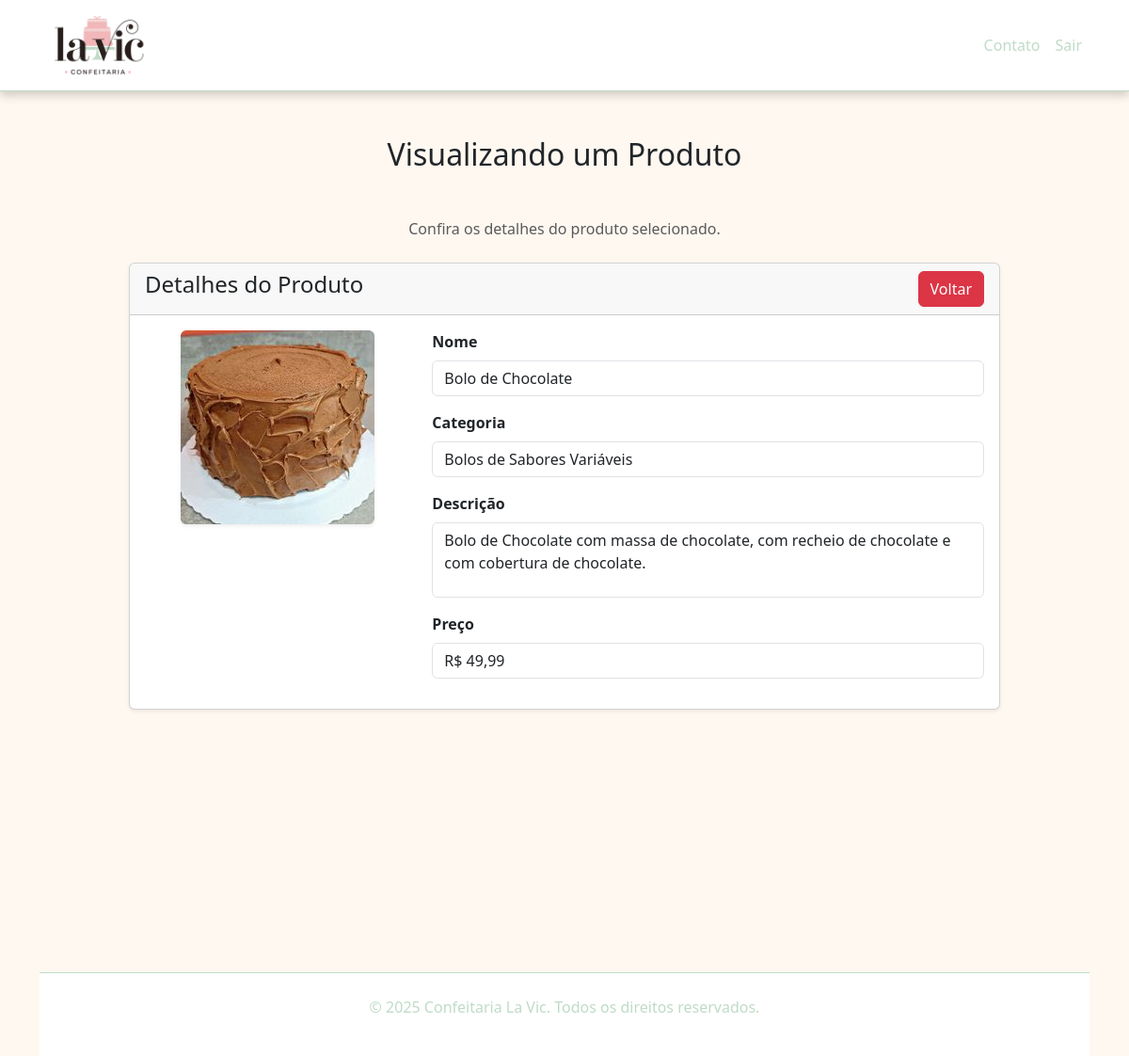
Page /produto-view.php?id=1 (signed in) on the committed database.
### tables this page shows
CREATE TABLE `produtos` (
  `id` int(11) NOT NULL,
  `nome` varchar(100) NOT NULL,
  `categoria` varchar(255) DEFAULT NULL,
  `descricao` text DEFAULT NULL,
  `preco` decimal(10,2) NOT NULL,
  `imagem` varchar(255) DEFAULT NULL
);

### produto-view.php (the view, shortened to what this page needs)
<?php
require('conexao.php');
?>
<!DOCTYPE html>
<html lang="pt-br">
<head>
  <link href="https://cdn.jsdelivr.net/npm/bootstrap@5.3.0/dist/css/bootstrap.min.css" rel="stylesheet">
  <link rel="stylesheet" href="assets/css/style.css">
</head>
<body>
  <nav class="navbar navbar-expand-lg custom-navbar">
    <div class="container">
      <a class="navbar-brand" href="index.html">
        <img src="assets/img/logo.png" alt="Confeitaria La Vic" height="70">
      </a>
      <div class="collapse navbar-collapse" id="navbarNav">
        <ul class="navbar-nav ms-auto">
          <li class="nav-item"><a class="nav-link" href="contato-user.html">Contato</a></li>
          <li class="nav-item"><a class="nav-link" href="logout.php">Sair</a></li>
        </ul>
      </div>
    </div>
  </nav>
  <div class="container mt-5">
    <h2 class="text-center mb-5">Visualizando um Produto</h2>
    <div class="text-center mb-4">
      <p class="text-muted">Confira os detalhes do produto selecionado.</p>
    </div>
    <div class="row justify-content-center">
      <div class="col-md-10">
        <div class="card shadow-sm">
          <div class="card-header">
            <h4>Detalhes do Produto
              <a href="produtos.php" class="btn btn-danger float-end">Voltar</a>
            </h4>
          </div>
          <div class="card-body">
            <?php
            if (isset($_GET['id'])) {
              $produto_id = mysqli_real_escape_string($conexao, $_GET['id']);
              $sql = "SELECT * FROM produtos WHERE id='$produto_id'";
              $query = mysqli_query($conexao, $sql);
              if (mysqli_num_rows($query) > 0) {
                $produto = mysqli_fetch_array($query);
            ?>
              <div class="row">
                <div class="col-md-4 text-center mb-3">
                  <?php if (!empty($produto['imagem'])): ?>
                    <img src="<?= htmlspecialchars($produto['imagem']); ?>"
                         alt="<?= htmlspecialchars($produto['nome']); ?>"
                         class="img-fluid rounded shadow-sm"
                         style="max-height: 250px;">
                  <?php else: ?>
                    <div class="border p-5 bg-light text-muted rounded">Sem imagem disponível</div>
                  <?php endif; ?>
                </div>
                <div class="col-md-8">
                  <div class="mb-3">
                    <label class="form-label fw-bold">Nome</label>
                    <p class="form-control"><?= htmlspecialchars($produto['nome']); ?></p>
                  </div>
                  <div class="mb-3">
                    <label class="form-label fw-bold">Categoria</label>
                    <p class="form-control"><?= htmlspecialchars($produto['categoria']); ?></p>
                  </div>
                  <div class="mb-3">
                    <label class="form-label fw-bold">Descrição</label>
                    <p class="form-control" style="height:auto; min-height:80px;"><?= nl2br(htmlspecialchars($produto['descricao'])); ?></p>
                  </div>
                  <div class="mb-3">
                    <label class="form-label fw-bold">Preço</label>
                    <p class="form-control">R$ <?= number_format($produto['preco'], 2, ',', '.'); ?></p>
                  </div>
              </div>
            <?php
              } else {
                echo "<h5>Produto não encontrado.</h5>";
              }
            } else {
              echo "<h5>ID do produto não informado.</h5>";
            }
            ?>
          </div>
        </div>
      </div>
    </div>
  </div>
  <footer class="text-white text-center py-4 custom-footer">
    <p>&copy; 2025 Confeitaria La Vic. Todos os direitos reservados.</p>
  </footer>
</body>
</html>

### assets/css/style.css (style rules this page uses)
body { background-color: #fff8f0; }
.custom-navbar { background-color: white; border-bottom: 1px solid #BFDBC8 ; box-shadow: 0 4px 10px rgba(0, 0, 0, 0.2); }
.custom-navbar .nav-link { color: #BFDBC8; }
.banner-custom h1, p { color: white; }
.custom-footer { margin-top: 25%; background-color: white; border-top: 1px solid #BFDBC8 ; }
.custom-footer p { color: #BFDBC8; }

### rows in the picture
produtos: imagem (picture), nome "Bolo de Chocolate", categoria "Bolos de Sabores Variáveis", descricao "Bolo de Chocolate com massa de chocolate, com recheio de chocolate e com cobertura de chocolate.", preco "49,99"
